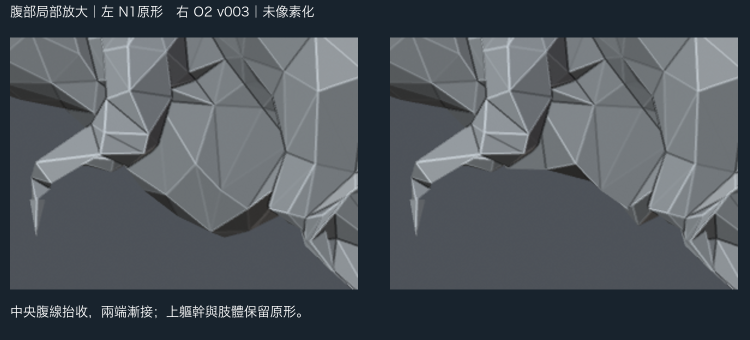
#> input picture docs/image/modeling-tests/ninola-01O/2026-10-09-belly-v001/belly_close_comparison.png, 1500 x 680 px, given in place of torso_side_01N1.png, which was not available (shown at 1/2 size)
$ python compose_review.py
#> lines starting #> are read from the running program, lines starting #| are printed output that depends on the picture; pictures that were not available may be replaced by others from this repository, and a replacement may not be noted
from pathlib import Path
from PIL import Image,ImageDraw,ImageFont
p=Path.cwd()/'docs/image/modeling-tests/ninola-01O/2026-10-09-belly-v001';old=p.parent/'2026-10-09-review-v001';f=ImageFont.truetype('/System/Library/Fonts/Hiragino Sans GB.ttc',25)
for folder,views in [('captures',['torso_side','torso_threequarter','torso_right_threequarter','torso_rear_threequarter','full_body_side','full_body_front']),('gray-captures',['torso_side','torso_top','torso_rear_threequarter'])]:
 for v in views:
  a=Image.open(old/folder/f'{v}_01N1.png').convert('RGB');b=Image.open(p/folder/f'{v}_01O2.png').convert('RGB');c=Image.new('RGB',(1600,900),(24,35,45));d=ImageDraw.Draw(c);d.text((25,10),f'01O.2 v001｜{v}｜'+('灰模' if folder=='gray-captures' else '同鏡頭比較'),font=f,fill='white');d.text((25,58),'N1 v004 核可來源',font=f,fill='white');d.text((825,58),'O2 v001 獨立粗模｜待審',font=f,fill='white');c.paste(a.resize((760,760)),(20,100));c.paste(b.resize((760,760)),(820,100));c.save(p/f'{v}_{"gray_" if folder=="gray-captures" else ""}comparison.png')
#> further down, a is the input picture: PIL image 1500x680 RGB; mean R, G, B 78.9, 85.6, 91.9
#> after `c = Image.new('RGB', (1600, 900), (24, 35, 45))`:
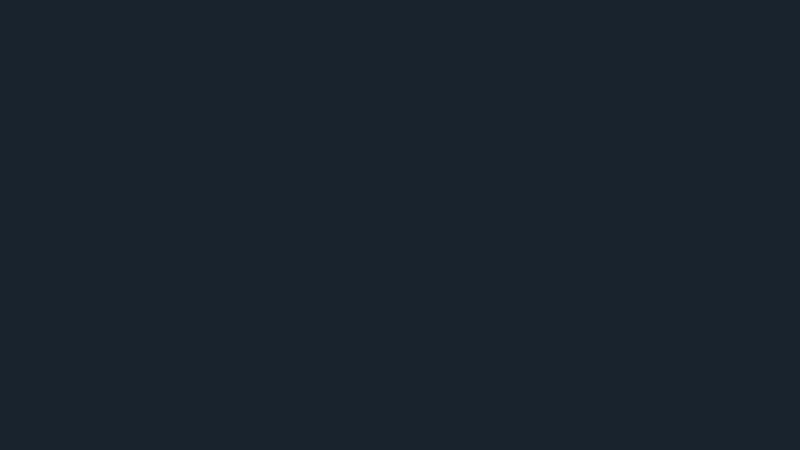
#> c: PIL image 1600x900 RGB (shown at 1/2 size); mean R, G, B 24, 35, 45
#> after `c.paste(a.resize((760, 760)), (20, 100))`:
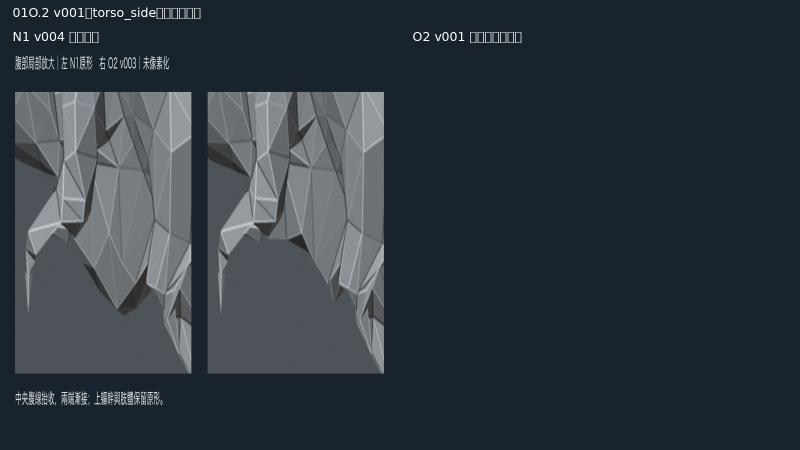
#> c: PIL image 1600x900 RGB (shown at 1/2 size); mean R, G, B 46.6, 55.9, 64.4
#> after `c.paste(b.resize((760, 760)), (820, 100))`:
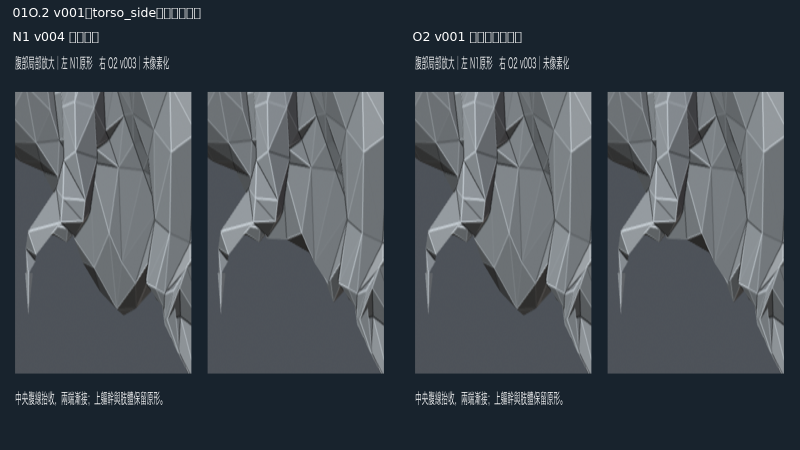
#> c: PIL image 1600x900 RGB (shown at 1/2 size); mean R, G, B 68.7, 76.2, 83.2
#> (the run stopped early here; a loop or call above may not have finished)
